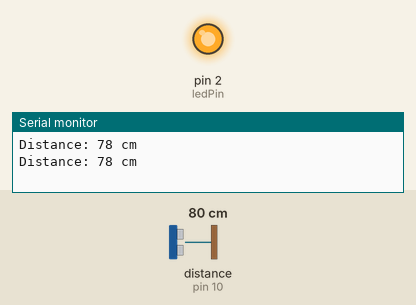
Recording of a sketch running on a simulated Arduino Uno, built with avr-gcc and run on an emulated ATmega328P. Parts: output pins drawn as LEDs (lit = HIGH), the last lines printed to the serial monitor. Wiring (inferred from the names in the program): ultrasonic range finder: trigger pin 9; echo pin 10. Inputs (shaded band) come from the test bench; at power-on: distance to the obstacle (sensor on pin 10) 80 cm. The echo pulse lasts 58.3 µs per cm; pins used as bus, display or sensor lines are not drawn.

Above: at 1.8 s.
1.9 s: distance to the obstacle (sensor on pin 10) set to 96 cm
3.4 s: distance to the obstacle (sensor on pin 10) set to 106 cm
At 5.2 s:
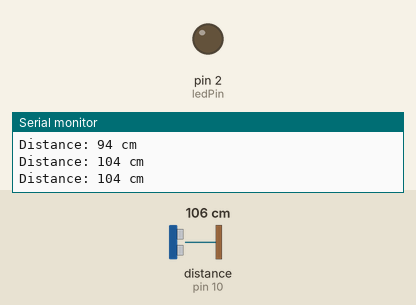
5.5 s: distance to the obstacle (sensor on pin 10) set to 2 cm
At 7.2 s:
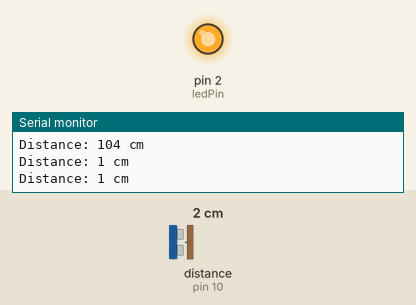
7.5 s: distance to the obstacle (sensor on pin 10) set to 120 cm
At 9.1 s:
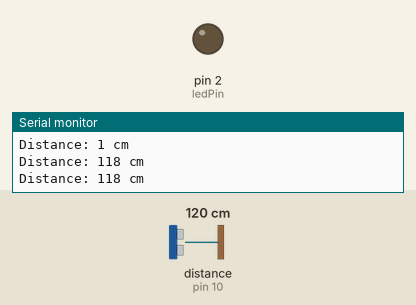
Timing chart, 0 to 10.5 s (numbered marks = the images above; inputs shaded):
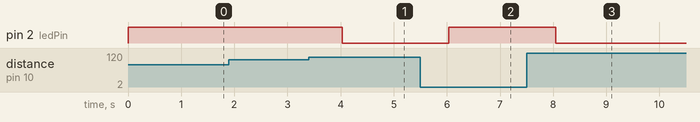

The sketch:

ultrasonicSensorProgram.ino
```cpp
// Define pins for ultrasonic sensor
const int trigPin = 9; // Trig pin of HC-SR04
const int echoPin = 10; // Echo pin of HC-SR04

// Define pin for LED
const int ledPin = 2; // LED pin

// Define variable to store distance measurement
long duration;
int distance_cm;

void setup() {
  // Initialize serial communication
  Serial.begin(9600);

  // Set trigPin as an OUTPUT
  pinMode(trigPin, OUTPUT);

  // Set ledPin as an OUTPUT
  pinMode(ledPin, OUTPUT);

  // Set echoPin as an INPUT
  pinMode(echoPin, INPUT);
}

void loop() {
  // Clear the trigPin
  digitalWrite(trigPin, LOW);
  delayMicroseconds(2);

  // Send a pulse to trigger the sensor
  digitalWrite(trigPin, HIGH);
  delayMicroseconds(10);
  digitalWrite(trigPin, LOW);

  // Measure the duration of the echo pin
  duration = pulseIn(echoPin, HIGH);

  // Calculate the distance in centimeters
  distance_cm = duration * 0.034 / 2;

  // Print the distance on the serial monitor
  Serial.print("Distance: ");
  Serial.print(distance_cm);
  Serial.println(" cm");

  // Check if distance is less than 100cm
  if (distance_cm < 100) {
    // Turn on the LED
    digitalWrite(ledPin, HIGH);
  } else {
    // Turn off the LED
    digitalWrite(ledPin, LOW);
  }

  // Delay before next measurement
  delay(1000);
}
```

Measured:
- the behaviour switches between 101 and 102 cm on distance to the obstacle (sensor on pin 10) (found by bisection; images 0 and 1)
- after the input at 3.4 s, pin 2 (ledPin): HIGH → LOW after 0.63 s
- after the input at 5.5 s, pin 2 (ledPin): LOW → HIGH after 0.54 s
- after the input at 7.5 s, pin 2 (ledPin): HIGH → LOW after 0.55 s
